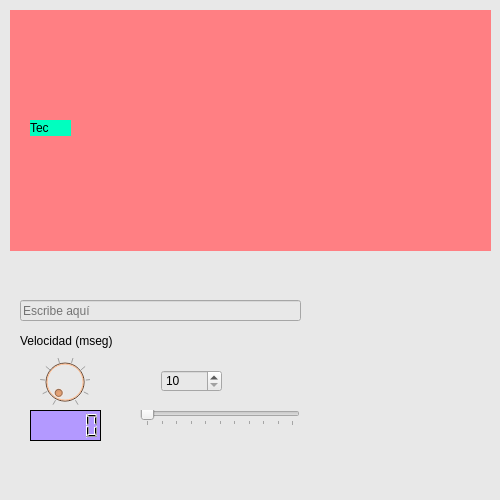
<?xml version="1.0" encoding="UTF-8"?>
<ui version="4.0">
 <class>Dialog</class>
 <widget class="QDialog" name="Dialog">
  <property name="geometry">
   <rect>
    <x>0</x>
    <y>0</y>
    <width>500</width>
    <height>500</height>
   </rect>
  </property>
  <property name="windowTitle">
   <string>MovEtiqueta1</string>
  </property>
  <property name="styleSheet">
   <string notr="true">background-color: rgb(232, 232, 232);</string>
  </property>
  <widget class="QLineEdit" name="lineEdit">
   <property name="geometry">
    <rect>
     <x>20</x>
     <y>300</y>
     <width>281</width>
     <height>21</height>
    </rect>
   </property>
   <property name="styleSheet">
    <string notr="true">color: rgb(0, 0, 0);</string>
   </property>
   <property name="placeholderText">
    <string>Escribe aquí</string>
   </property>
  </widget>
  <widget class="QWidget" name="widget" native="true">
   <property name="geometry">
    <rect>
     <x>10</x>
     <y>10</y>
     <width>481</width>
     <height>241</height>
    </rect>
   </property>
   <property name="styleSheet">
    <string notr="true">background-color: rgb(255, 127, 131);</string>
   </property>
   <widget class="QLabel" name="label">
    <property name="geometry">
     <rect>
      <x>20</x>
      <y>110</y>
      <width>41</width>
      <height>16</height>
     </rect>
    </property>
    <property name="styleSheet">
     <string notr="true">color: rgb(0, 0, 0);
background-color: rgb(0, 255, 191);</string>
    </property>
    <property name="text">
     <string>Tec </string>
    </property>
   </widget>
  </widget>
  <widget class="QDial" name="dial">
   <property name="enabled">
    <bool>false</bool>
   </property>
   <property name="geometry">
    <rect>
     <x>40</x>
     <y>350</y>
     <width>50</width>
     <height>64</height>
    </rect>
   </property>
   <property name="styleSheet">
    <string notr="true">background-color: rgb(255, 162, 96);</string>
   </property>
   <property name="minimum">
    <number>10</number>
   </property>
   <property name="notchTarget">
    <double>9.699999999999999</double>
   </property>
   <property name="notchesVisible">
    <bool>true</bool>
   </property>
  </widget>
  <widget class="QPushButton" name="pushButton">
   <property name="geometry">
    <rect>
     <x>320</x>
     <y>290</y>
     <width>31</width>
     <height>31</height>
    </rect>
   </property>
   <property name="autoFillBackground">
    <bool>false</bool>
   </property>
   <property name="styleSheet">
    <string notr="true">image: url(:/imgs/play.png);</string>
   </property>
   <property name="text">
    <string/>
   </property>
   <property name="icon">
    <iconset resource="imagenes.qrc">
     <normaloff>:/imgs/play.png</normaloff>:/imgs/play.png</iconset>
   </property>
   <property name="iconSize">
    <size>
     <width>31</width>
     <height>31</height>
    </size>
   </property>
   <property name="flat">
    <bool>true</bool>
   </property>
  </widget>
  <widget class="QPushButton" name="pushButton_2">
   <property name="geometry">
    <rect>
     <x>370</x>
     <y>290</y>
     <width>31</width>
     <height>31</height>
    </rect>
   </property>
   <property name="styleSheet">
    <string notr="true">image: url(:/imgs/detener.png);</string>
   </property>
   <property name="text">
    <string/>
   </property>
   <property name="icon">
    <iconset resource="imagenes.qrc">
     <normaloff>:/imgs/detener.png</normaloff>:/imgs/detener.png</iconset>
   </property>
   <property name="iconSize">
    <size>
     <width>31</width>
     <height>31</height>
    </size>
   </property>
   <property name="flat">
    <bool>true</bool>
   </property>
  </widget>
  <widget class="QPushButton" name="pushButton_3">
   <property name="geometry">
    <rect>
     <x>420</x>
     <y>290</y>
     <width>41</width>
     <height>31</height>
    </rect>
   </property>
   <property name="font">
    <font>
     <kerning>true</kerning>
    </font>
   </property>
   <property name="autoFillBackground">
    <bool>false</bool>
   </property>
   <property name="styleSheet">
    <string notr="true">image: url(:/imgs/salir.png);</string>
   </property>
   <property name="text">
    <string/>
   </property>
   <property name="icon">
    <iconset resource="imagenes.qrc">
     <normaloff>:/imgs/salir.png</normaloff>:/imgs/salir.png</iconset>
   </property>
   <property name="iconSize">
    <size>
     <width>41</width>
     <height>31</height>
    </size>
   </property>
   <property name="shortcut">
    <string/>
   </property>
   <property name="autoDefault">
    <bool>true</bool>
   </property>
   <property name="default">
    <bool>true</bool>
   </property>
   <property name="flat">
    <bool>true</bool>
   </property>
  </widget>
  <widget class="QLabel" name="label_2">
   <property name="geometry">
    <rect>
     <x>20</x>
     <y>330</y>
     <width>131</width>
     <height>21</height>
    </rect>
   </property>
   <property name="styleSheet">
    <string notr="true">color: rgb(0, 0, 0);</string>
   </property>
   <property name="text">
    <string>Velocidad (mseg)</string>
   </property>
  </widget>
  <widget class="QLCDNumber" name="lcdNumber">
   <property name="geometry">
    <rect>
     <x>30</x>
     <y>410</y>
     <width>71</width>
     <height>31</height>
    </rect>
   </property>
   <property name="styleSheet">
    <string notr="true">color: rgb(0, 0, 0);
background-color: rgb(179, 153, 255);</string>
   </property>
   <property name="frameShape">
    <enum>QFrame::Panel</enum>
   </property>
   <property name="frameShadow">
    <enum>QFrame::Plain</enum>
   </property>
  </widget>
  <widget class="QSpinBox" name="spinBox">
   <property name="geometry">
    <rect>
     <x>161</x>
     <y>370</y>
     <width>61</width>
     <height>22</height>
    </rect>
   </property>
   <property name="styleSheet">
    <string notr="true">color: rgb(0, 0, 0);</string>
   </property>
   <property name="minimum">
    <number>10</number>
   </property>
   <property name="maximum">
    <number>100</number>
   </property>
   <property name="singleStep">
    <number>10</number>
   </property>
  </widget>
  <widget class="QSlider" name="horizontalSlider">
   <property name="geometry">
    <rect>
     <x>140</x>
     <y>410</y>
     <width>160</width>
     <height>16</height>
    </rect>
   </property>
   <property name="styleSheet">
    <string notr="true"/>
   </property>
   <property name="maximum">
    <number>100</number>
   </property>
   <property name="orientation">
    <enum>Qt::Horizontal</enum>
   </property>
   <property name="tickPosition">
    <enum>QSlider::TicksBelow</enum>
   </property>
   <property name="tickInterval">
    <number>10</number>
   </property>
  </widget>
 </widget>
 <resources>
  <include location="imagenes.qrc"/>
 </resources>
 <connections/>
</ui>
